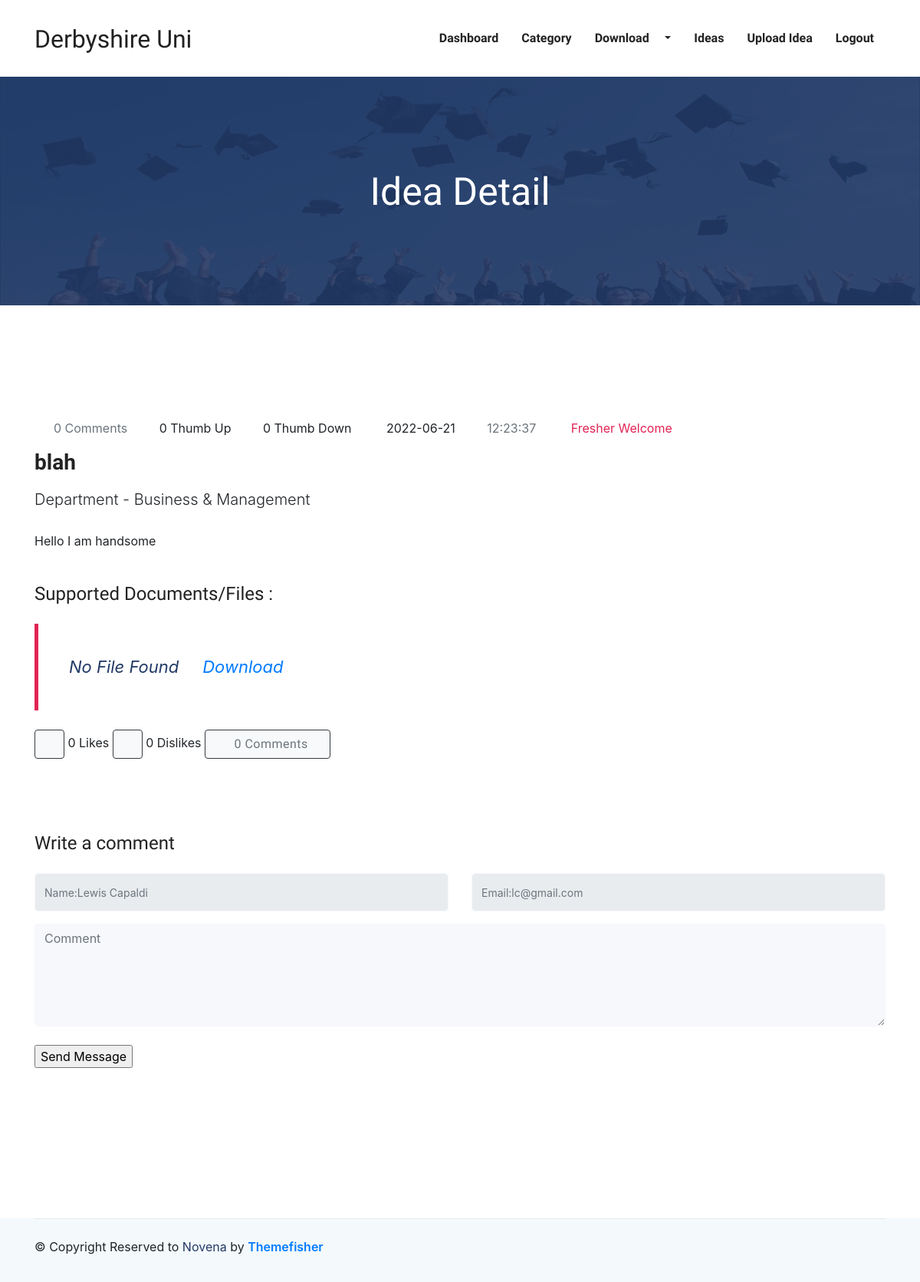
/like_unlike.php?ideaIdToDetail=34 (signed in), run on the app's committed database.
### tables this page shows
CREATE TABLE `idea` (
  `ideaId` int NOT NULL,
  `qamId` int DEFAULT NULL,
  `qacId` int DEFAULT NULL,
  `staffId` int DEFAULT NULL,
  `adminId` int DEFAULT NULL,
  `categoryId` int DEFAULT NULL,
  `idea` text,
  `document` text,
  `anonymousStatus` tinyint(1) DEFAULT NULL,
  `uploadDate` date DEFAULT NULL,
  `uploadTime` time DEFAULT NULL,
  `thumbUp` int NOT NULL,
  `thumbDown` int NOT NULL
);

CREATE TABLE `category` (
  `categoryId` int NOT NULL,
  `category` varchar(100) NOT NULL
);

CREATE TABLE `staff` (
  `staffId` int NOT NULL,
  `staffName` varchar(50) DEFAULT NULL,
  `staffPhone` varchar(20) DEFAULT NULL,
  `staffEmail` varchar(100) DEFAULT NULL,
  `staffPassword` text,
  `staffAddress` text,
  `status` tinyint(1) DEFAULT NULL,
  `deptId` int DEFAULT NULL
);

CREATE TABLE `department` (
  `deptId` int NOT NULL,
  `department` varchar(100) NOT NULL
);

CREATE TABLE `qam` (
  `qamId` int NOT NULL,
  `qamName` varchar(30) NOT NULL,
  `qamPhone` varchar(22) NOT NULL,
  `qamEmail` varchar(50) NOT NULL,
  `qamPassword` text NOT NULL,
  `qamAddress` text,
  `status` tinyint(1) NOT NULL
);

### like_unlike.php (the view, shortened to what this page needs)
<?php
include "header.php";
if (isset($_REQUEST['ideaIdToDetail'])) {
	$ideaId = $_REQUEST['ideaIdToDetail'];
	$date = "";
	$time = "";
	$category = "";
	$authorname = "";
	$department = "";
	$idea = "";
	$file = "";
	$selectideastmt = $conn->prepare("SELECT * from idea where ideaId=$ideaId");
	$selectideastmt->execute();
	$dataofidea = $selectideastmt->fetch(PDO::FETCH_ASSOC);
	$staffId = $dataofidea['staffId'];
	if ($staffId != 0) {
		$selectstaffpost = $conn->prepare("SELECT i.*,s.*,c.*,d.* from idea i,staff s,category c,department d where i.staffId=s.staffId and i.categoryId=c.categoryId and s.deptId=d.deptId and s.staffId=$staffId and i.ideaId=$ideaId");
		$selectstaffpost->execute();
		$dataofstaffpost = $selectstaffpost->fetch(PDO::FETCH_ASSOC);
		$date = $dataofstaffpost['uploadDate'];
		$time = $dataofstaffpost['uploadTime'];
		$category = $dataofstaffpost['category'];
		$idea = $dataofstaffpost['idea'];
		$anonymous = $dataofstaffpost['anonymousStatus'];
		if ($anonymous == 1) {
			$authorname = "Anonymous Author";
		} else {
			$authorname = $dataofstaffpost['staffName'];
		}
		$file = !empty($dataofstaffpost['document']) ? $dataofstaffpost['document'] : "No File Found";
		$department = $dataofstaffpost['department'];
	}
} else {
}
if ($_SESSION['authortype'] == "qam") {
	$authorid = $_SESSION['authorid'];
	$qmnselect = "Select * from qam where qamId=$authorid";
	$qmnstmt = $conn->prepare($qmnselect);
	$qmnstmt->execute();
	$qmnfetch = $qmnstmt->fetch();
	$qmname = $qmnfetch['qamName'];
	$qmid = $qmnfetch['qamId'];
	$qamEmail = $qmnfetch['qamEmail'];
}
$qmid = !empty($qmid) ? $qmid : null;
$ideaid = $_REQUEST['ideaIdToDetail'];
if ($qmid != null) {
	$usrname = $qmname;
	$usrEmail = $qamEmail;
}
$likes = 1;
$like_count = "SELECT * FROM rating_info WHERE ideaid=:ideaid AND rating_action=:rating_action";
$counts = $conn->prepare($like_count);
$counts->bindParam(":ideaid", $ideaid);
$counts->bindParam(":rating_action", $likes);
$counts->execute();
$like_counts = $counts->rowCount();
$unlikes = 0;
$unlike_count = "SELECT * FROM rating_info WHERE ideaid=:ideaid AND rating_action=:rating_action";
$counts = $conn->prepare($unlike_count);
$counts->bindParam(":ideaid", $ideaid);
$counts->bindParam(":rating_action", $unlikes);
$counts->execute();
$unlike_counts = $counts->rowCount();
$comment_count = "SELECT * FROM comment WHERE ideaid=:ideaid ";
$comment_counts = $conn->prepare($comment_count);
$comment_counts->bindParam(":ideaid", $ideaid);
$comment_counts->execute();
$total_comment = $comment_counts->rowCount();
?>
<section class="page-title" style="background-image: url('images/bg/hat.png') !important; background-size: cover; background-repeat: no-repeat;">
	<div class="container">
		<div class="row">
			<div class="col-md-12">
				<div class="block text-center">
					<h1 class="text-capitalize mb-5 text-lg">Idea Detail</h1>
				</div>
			</div>
		</div>
	</div>
</section>
<section class="section blog-wrap">
	<div class="container">
		<div class="row">
			<div class="col-lg-12">
				<div class="row">
					<div class="col-lg-12 mb-5">
						<div class="single-blog-item">
							<div class="blog-item-content mt-5">
								<div class="blog-item-meta mb-3">
									<span class="text-muted text-capitalize mr-3"><i class="icofont-comment mr-2"></i> <?php echo $total_comment; ?> Comments</span>
									<span class="text-black text-capitalize mr-3"><i class="icofont-thumbs-up mr-1"></i> <?php echo $like_counts; ?> Thumb Up</span>
									<span class="text-black text-capitalize mr-3"><i class="icofont-thumbs-down mr-1"></i> <?php echo $unlike_counts; ?> Thumb Down</span>
									<span class="text-black text-capitalize mr-3"><i class="icofont-calendar mr-2"></i> <?php echo $date; ?> </span>
									<span class="text-muted text-capitalize mr-3"><i class="icofont-clock-time mr-1"></i> <?php echo $time; ?> </span>
									<span class="text-color-2 text-capitalize mr-3"><i class="icofont-book-mark mr-2"></i> <?php echo $category; ?> </span>
								</div>
								<h3 class='mt-3 mb-3'>
									<b><?php echo $authorname; ?></b>
								</h3>
								<?php
								if ($department != "") {
									echo "<p class='lead mb-4'>Department - $department</p>";
								}
								?>
								<p><?php echo $idea; ?></p>
								<br>
								<h4>Supported Documents/Files : </h4>
								<blockquote class="quote">
									<?php echo $file; ?> &nbsp; &nbsp; <a href="eachFileDownload.php?download=<?php echo 'Uploads/' . $file ?>&&ideaIdToDetail=<?php echo $ideaId; ?>"> Download</a><br>
								</blockquote>
								<a href='like_unlike.php?lid&&ideaIdToDetail=<?php echo $ideaId; ?>' class="btn btn-light btn-outline-dark"><i class="icofont-thumbs-up"></i> </a>
								<span id="likeno"><?php echo $like_counts  ?> Likes</span>
								<a href='like_unlike.php?did&&ideaIdToDetail=<?php echo $ideaId; ?>' class="btn btn-light btn-outline-dark"> <i class="icofont-thumbs-down"></i>
								</a>
								<span id="dislikeno"><?php echo $unlike_counts  ?> Dislikes</span>
								<a href="comment_detail.php?ideaIdToComment=<?php echo $ideaId; ?>" class="btn btn-light btn-outline-dark" target="_blank"><span class="text-muted text-capitalize mr-3"><i class="icofont-comment mr-2"></i> <?php echo $total_comment; ?> Comments</span></a>
							</div>
						</div>
					</div>
					<div class="col-lg-12">
						<form class="comment-form my-5" id="comment-form" method="post">
							<h4 class="mb-4">Write a comment</h4>
							<div class="row">
								<div class="col-md-6">
									<div class="form-group">
										<input class="form-control" type="text" name="name" id="name" placeholder="Name:<?php echo $usrname;  ?>" readonly>
									</div>
								</div>
								<div class="col-md-6">
									<div class="form-group">
										<input class="form-control" type="text" name="mail" id="mail" placeholder="Email:<?php echo $usrEmail;  ?>" readonly>
									</div>
								</div>
							</div>
							<textarea class="form-control mb-4" name="comment" id="comment_tf" cols="30" rows="5" placeholder="Comment"></textarea>
							<input type="submit" value="Send Message" name="btnSubmit">
						</form>
					</div>
				</div>
			</div>
		</div>
	</div>
</section>
<?php
include "footer.php";
?>

### css/style.css (style rules this page uses)
html { overflow-x: hidden; }
body { line-height: 1.6; font-family: "Roboto", sans-serif; -webkit-font-smoothing: antialiased; font-size: 16px; color: #6F8BA4; font-weight: 400; }
h1, .h1, h2, .h2, h3, .h3, h4, .h4, h5, .h5, h6, .h6 { font-family: "Exo", sans-serif; font-weight: 700; color: #222; }
h1, .h1 { font-size: 2.5rem; }
h3, .h3 { font-size: 1.5rem; }
h4, .h4 { font-size: 1.3rem; line-height: 30px; }
p { line-height: 30px; }
input[type="email"], input[type="password"], input[type="text"], input[type="tel"] { box-shadow: none; height: 45px; outline: none; font-size: 14px; }
.form-control { box-shadow: none; border-radius: 0; }
.btn { display: inline-block; font-size: 14px; font-size: 0.8125rem; font-weight: 700; letter-spacing: .5px; padding: .75rem 2rem; font-family: "Exo", sans-serif; text-transform: uppercase; border-radius: 5px; border: 2px solid transparent; transition: all .35s ease; }
.section { padding: 100px 0; }
.text-lg { font-size: 3.75rem; }
a { color: #222; text-decoration: none; transition: all .35s ease; }
.page-title { padding: 120px 0px 70px 0px; position: relative; }
.page-title .block h1 { color: #fff; }
.text-lg { font-size: 50px; }
.text-color-2 { color: #e12454; }
.quote { font-size: 22px; color: #223a66; padding: 40px; font-style: italic; border-left: 5px solid #e12454; margin: 25px 0px; }
.comment-form .form-control { background: #f7f8fb; border-radius: 5px; border-color: #f7f8fb; height: 50px; }
.comment-form textarea.form-control { height: auto; }

### data on the page
idea: uploadDate "2022-06-21", uploadTime "12:23:37", categoryId.category "Fresher Welcome", staffId.staffName "blah", department.department "Business & Management", idea "Hello I am handsome", document "No File Found"
qam: name "Name:Lewis Capaldi", mail "Email:lc@gmail.com"

### other printed values
$total_comment "0"
$like_counts "0"
$unlike_counts "0"
